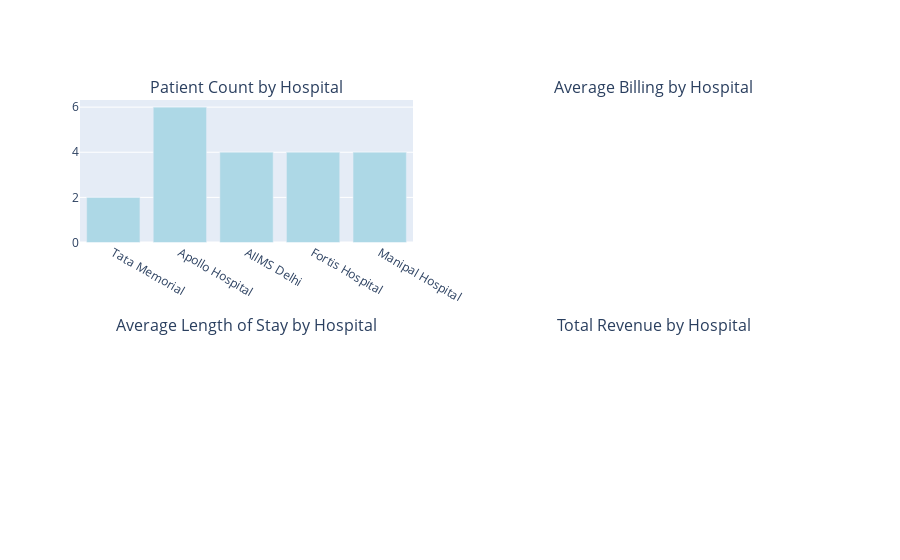

The notebook cell this image was saved under:
### Code cell
# Patient Count
fig.add_trace(
    go.Bar(x=hospital_stats.index, y=hospital_stats['Patient Count'],
           name='Patients', marker_color='lightblue'),
    row=1, col=1
)

### Figure 1 — Plotly figure (JSON) as saved in the notebook; plotly's stock layout.template omitted (floating-point values rounded to 4 significant figures)
{"data": [{"marker": {"color": "lightblue"}, "name": "Patients", "type": "bar", "x": ["Tata Memorial", "Apollo Hospital", "AIIMS Delhi", "Fortis Hospital", "Manipal Hospital"], "xaxis": "x", "y": [2, 6, 4, 4, 4], "yaxis": "y"}], "layout": {"annotations": [{"font": {"size": 16}, "showarrow": false, "text": "Patient Count by Hospital", "x": 0.225, "xanchor": "center", "xref": "paper", "y": 1, "yanchor": "bottom", "yref": "paper"}, {"font": {"size": 16}, "showarrow": false, "text": "Average Billing by Hospital", "x": 0.775, "xanchor": "center", "xref": "paper", "y": 1, "yanchor": "bottom", "yref": "paper"}, {"font": {"size": 16}, "showarrow": false, "text": "Average Length of Stay by Hospital", "x": 0.225, "xanchor": "center", "xref": "paper", "y": 0.375, "yanchor": "bottom", "yref": "paper"}, {"font": {"size": 16}, "showarrow": false, "text": "Total Revenue by Hospital", "x": 0.775, "xanchor": "center", "xref": "paper", "y": 0.375, "yanchor": "bottom", "yref": "paper"}], "xaxis": {"anchor": "y", "domain": [0, 0.45]}, "xaxis2": {"anchor": "y2", "domain": [0.55, 1]}, "xaxis3": {"anchor": "y3", "domain": [0, 0.45]}, "xaxis4": {"anchor": "y4", "domain": [0.55, 1]}, "yaxis": {"anchor": "x", "domain": [0.625, 1]}, "yaxis2": {"anchor": "x2", "domain": [0.625, 1]}, "yaxis3": {"anchor": "x3", "domain": [0, 0.375]}, "yaxis4": {"anchor": "x4", "domain": [0, 0.375]}}}
